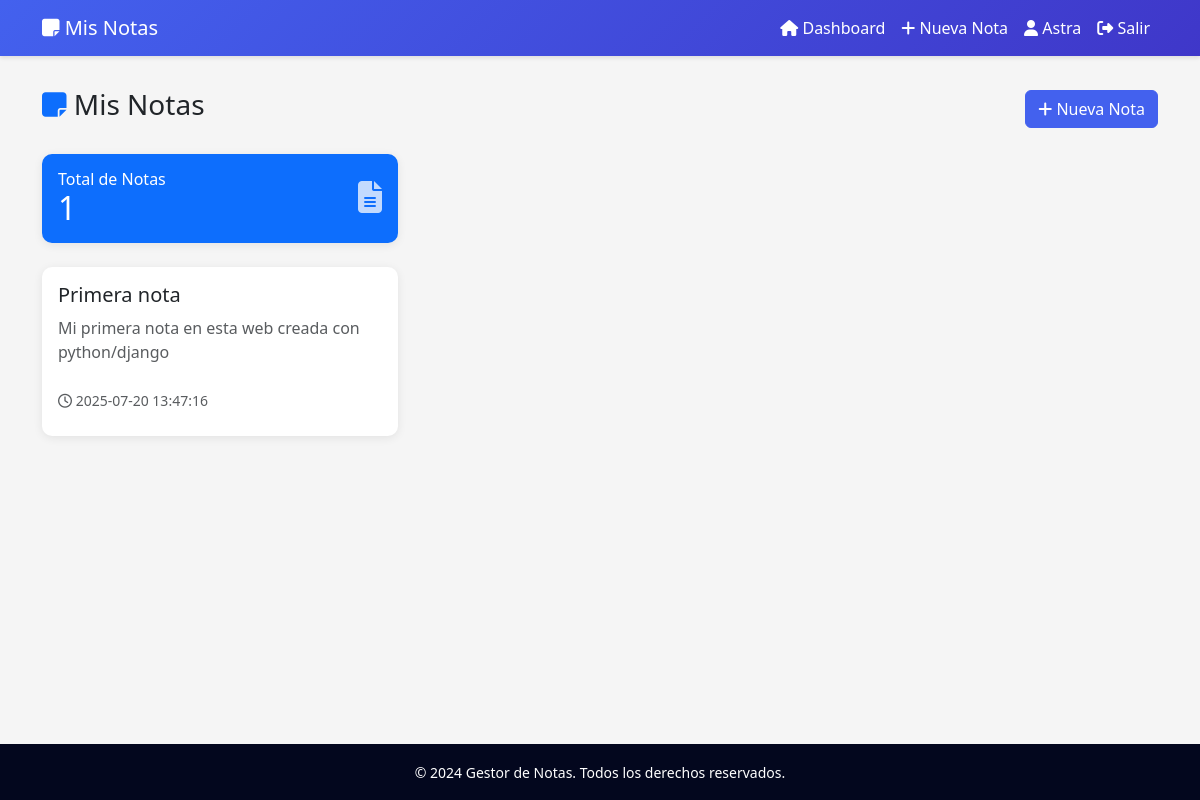
The page /dashboard (signed in) on the database as committed earlier.
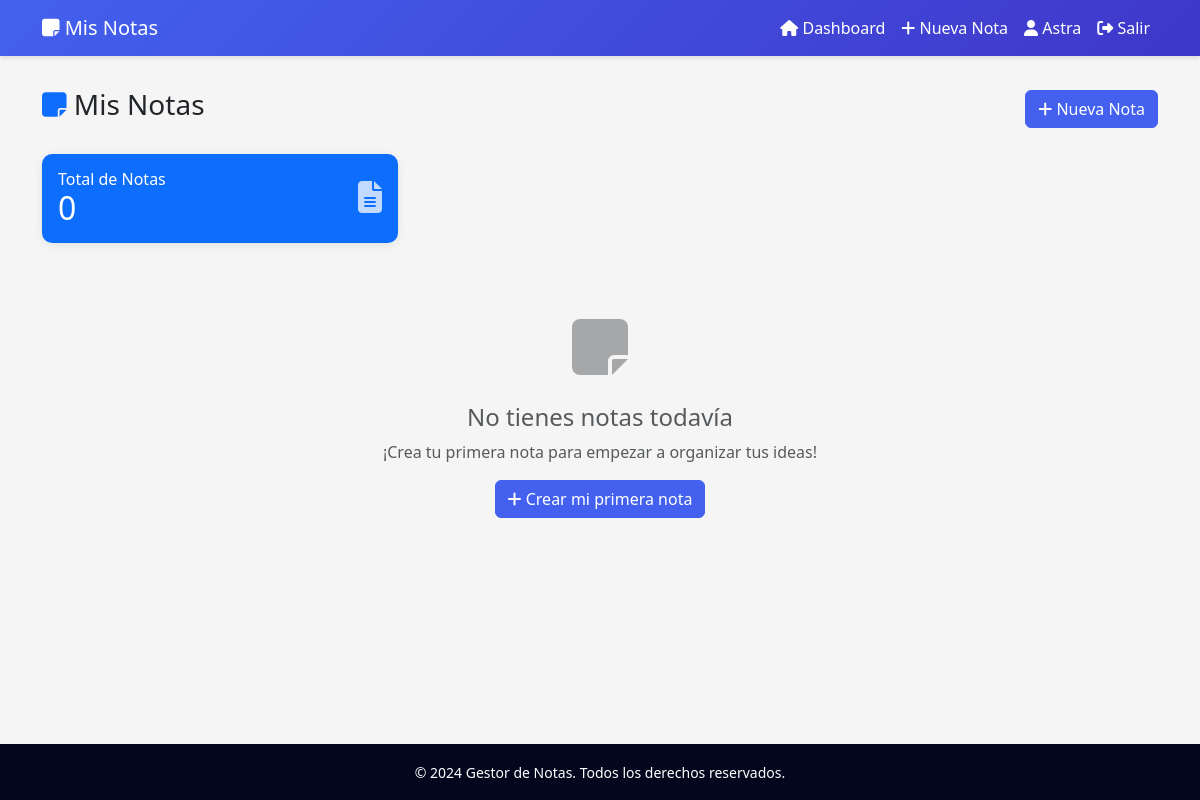
The same page on the database as committed later.
### tables this page shows
CREATE TABLE notes (
            id INTEGER PRIMARY KEY AUTOINCREMENT,
            user_id INTEGER NOT NULL,
            title TEXT NOT NULL,
            content TEXT NOT NULL,
            created_at TIMESTAMP DEFAULT CURRENT_TIMESTAMP,
            updated_at TIMESTAMP DEFAULT CURRENT_TIMESTAMP,
            FOREIGN KEY (user_id) REFERENCES users (id)
        );

### app.py (the view)
@app.route('/dashboard')
@login_required
def dashboard():
    conn = get_db()
    notes = conn.execute('''
        SELECT * FROM notes
        WHERE user_id = ?
        ORDER BY created_at DESC
    ''', (session['user_id'],)).fetchall()
    conn.close()
    return render_template('dashboard.html', notes=notes)

### app.py (called while the page is built)
def get_db():
    conn = sqlite3.connect('notes.db')
    conn.row_factory = sqlite3.Row
    return conn

def login_required(f):
    @wraps(f)
    def decorated_function(*args, **kwargs):
        if 'user_id' not in session:
            return redirect(url_for('login'))
        return f(*args, **kwargs)
    return decorated_function

### templates/dashboard.html (shortened to what this page needs)
{% extends "base.html" %}
{% block content %}
<div class="row">
    <div class="col-12">
        <div class="d-flex justify-content-between align-items-center mb-4">
            <h1 class="h3">
                <i class="fas fa-sticky-note text-primary"></i> Mis Notas
            </h1>
            <a href="{{ url_for('new_note') }}" class="btn btn-primary">
                <i class="fas fa-plus"></i> Nueva Nota
            </a>
        </div>
        <div class="row mb-4">
            <div class="col-md-4">
                <div class="card bg-primary text-white">
                    <div class="card-body">
                        <div class="d-flex justify-content-between align-items-center">
                            <div>
                                <h6 class="card-title mb-0">Total de Notas</h6>
                                <h2 class="mb-0">{{ notes|length }}</h2>
                            </div>
                            <div>
                                <i class="fas fa-file-alt fa-2x opacity-75"></i>
                            </div>
                        </div>
                    </div>
                </div>
            </div>
        </div>
        {% if notes %}
            <div class="row g-4">
                {% for note in notes %}
                <div class="col-md-6 col-lg-4">
                    <div class="card note-card h-100">
                        <div class="card-body">
                            <h5 class="card-title d-flex justify-content-between align-items-start">
                                <span class="text-truncate">{{ note.title }}</span>
                            </h5>
                            <p class="card-text text-muted text-truncate-2">
                                {{ note.content|truncate(150) }}
                            </p>
                            <div class="card-footer bg-transparent border-0 px-0">
                                <small class="text-muted">
                                    <i class="far fa-clock"></i>
                                    {% if note.created_at %}
                                        {% if note.created_at is string %}
                                            {{ note.created_at }}
                                        {% else %}
                                            {{ note.created_at.strftime('%d/%m/%Y %H:%M') }}
                                        {% endif %}
                                    {% else %}
                                        Hace un momento
                                    {% endif %}
                                </small>
                            </div>
                        </div>
                    </div>
                </div>
                {% endfor %}
            </div>
        {% else %}
            <div class="text-center py-5">
                <div class="mb-4">
                    <i class="fas fa-sticky-note fa-4x text-muted opacity-50"></i>
                </div>
                <h4 class="text-muted">No tienes notas todavía</h4>
                <p class="text-muted">¡Crea tu primera nota para empezar a organizar tus ideas!</p>
                <a href="{{ url_for('new_note') }}" class="btn btn-primary">
                    <i class="fas fa-plus"></i> Crear mi primera nota
                </a>
            </div>
        {% endif %}
    </div>
</div>
{% endblock %}

### templates/base.html (shortened to what this page needs)
<!DOCTYPE html>
<html lang="es">
<head>
    <link href="https://cdn.jsdelivr.net/npm/bootstrap@5.3.0/dist/css/bootstrap.min.css" rel="stylesheet">
    <link rel="stylesheet" href="https://cdnjs.cloudflare.com/ajax/libs/font-awesome/6.4.0/css/all.min.css">
</head>
<body class="d-flex flex-column min-vh-100">
    <nav class="navbar navbar-expand-lg navbar-custom">
        <div class="container">
            <a class="navbar-brand" href="{{ url_for('index') }}">
                <i class="fas fa-sticky-note"></i> Mis Notas
            </a>
            {% if session.user_id %}
            <div class="collapse navbar-collapse" id="navbarNav">
                <ul class="navbar-nav ms-auto">
                    <li class="nav-item">
                        <a class="nav-link" href="{{ url_for('dashboard') }}">
                            <i class="fas fa-home"></i> Dashboard
                        </a>
                    </li>
                    <li class="nav-item">
                        <a class="nav-link" href="{{ url_for('new_note') }}">
                            <i class="fas fa-plus"></i> Nueva Nota
                        </a>
                    </li>
                    <li class="nav-item">
                        <span class="nav-link">
                            <i class="fas fa-user"></i> {{ session.username }}
                        </span>
                    </li>
                    <li class="nav-item">
                        <a class="nav-link" href="{{ url_for('logout') }}">
                            <i class="fas fa-sign-out-alt"></i> Salir
                        </a>
                    </li>
                </ul>
            </div>
            {% endif %}
        </div>
    </nav>
    <main class="flex-grow-1">
        <div class="container main-container">
            {% block content %}{% endblock %}
        </div>
    </main>
    <footer class="footer mt-auto">
        <div class="container text-center">
            <small>&copy; 2024 Gestor de Notas. Todos los derechos reservados.</small>
        </div>
    </footer>
</body>
</html>

### templates/base.html (style rules this page uses)
:root { --primary-color: #4361ee; --secondary-color: #3f37c9; --success-color: #06ffa5; --danger-color: #ff006e; --dark-color: #03071e; --light-color: #f8f9fa; }
body { background-color: #f5f5f5; min-height: 100vh; }
.navbar-custom { background: linear-gradient(135deg, var(--primary-color) 0%, var(--secondary-color) 100%); box-shadow: 0 2px 4px rgba(0,0,0,.1); }
.navbar-custom .navbar-brand, .navbar-custom .nav-link, .navbar-custom .btn { color: white !important; }
.main-container { padding-top: 2rem; padding-bottom: 2rem; }
.card { border: none; border-radius: 10px; box-shadow: 0 2px 10px rgba(0,0,0,.08); transition: transform 0.2s; }
.btn-primary { background-color: var(--primary-color); border-color: var(--primary-color); }
.footer { background-color: var(--dark-color); color: white; padding: 1rem 0; margin-top: auto; }

Rows that differ between the two databases and show on the page:
removed notes: title "Primera nota", content "Mi primera nota en esta web creada con python/django", created_at "2025-07-20 13:47:16"
Other text that changed with them:
{{ notes|length }}: "1" → "0"
text now shown: "No tienes notas todavía ¡Crea tu primera nota para empezar a organizar tus ideas! Crear mi primera nota"
